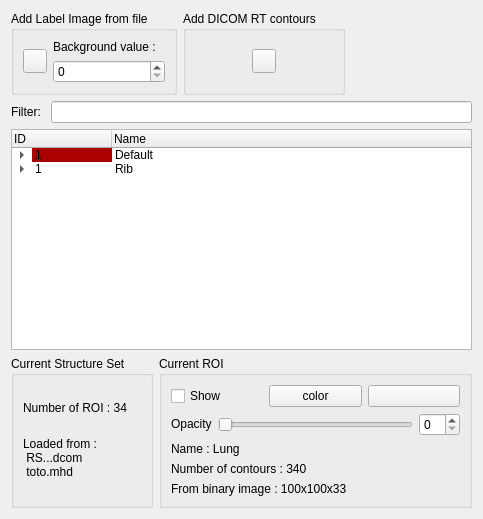
<?xml version="1.0" encoding="UTF-8"?>
<ui version="4.0">
 <class>vvToolStructureSetManager</class>
 <widget class="QWidget" name="vvToolStructureSetManager">
  <property name="geometry">
   <rect>
    <x>0</x>
    <y>0</y>
    <width>483</width>
    <height>519</height>
   </rect>
  </property>
  <property name="windowTitle">
   <string>Form</string>
  </property>
  <layout class="QVBoxLayout" name="verticalLayout_4">
   <item>
    <layout class="QHBoxLayout" name="horizontalLayout_4">
     <item>
      <widget class="QGroupBox" name="groupBox_3">
       <property name="title">
        <string>Add Label Image from file</string>
       </property>
       <layout class="QHBoxLayout" name="horizontalLayout_3">
        <item>
         <widget class="QPushButton" name="mOpenBinaryButton">
          <property name="sizePolicy">
           <sizepolicy hsizetype="Fixed" vsizetype="Fixed">
            <horstretch>0</horstretch>
            <verstretch>0</verstretch>
           </sizepolicy>
          </property>
          <property name="maximumSize">
           <size>
            <width>24</width>
            <height>24</height>
           </size>
          </property>
          <property name="toolTip">
           <string>Open label image</string>
          </property>
          <property name="text">
           <string/>
          </property>
          <property name="icon">
           <iconset resource="../vvIcons.qrc">
            <normaloff>:/common/icons/fileopen.png</normaloff>:/common/icons/fileopen.png</iconset>
          </property>
         </widget>
        </item>
        <item>
         <layout class="QVBoxLayout" name="verticalLayout_3">
          <item>
           <widget class="QLabel" name="dimensionStaticLabel">
            <property name="sizePolicy">
             <sizepolicy hsizetype="Fixed" vsizetype="Fixed">
              <horstretch>0</horstretch>
              <verstretch>0</verstretch>
             </sizepolicy>
            </property>
            <property name="text">
             <string>&lt;!DOCTYPE HTML PUBLIC &quot;-//W3C//DTD HTML 4.0//EN&quot; &quot;http://www.w3.org/TR/REC-html40/strict.dtd&quot;&gt;
&lt;html&gt;&lt;head&gt;&lt;meta name=&quot;qrichtext&quot; content=&quot;1&quot; /&gt;&lt;style type=&quot;text/css&quot;&gt;
p, li { white-space: pre-wrap; }
&lt;/style&gt;&lt;/head&gt;&lt;body style=&quot; font-family:'Sans Serif'; font-size:10pt; font-weight:400; font-style:normal;&quot;&gt;
&lt;p style=&quot; margin-top:0px; margin-bottom:0px; margin-left:0px; margin-right:0px; -qt-block-indent:0; text-indent:0px;&quot;&gt;&lt;span style=&quot; font-size:9pt;&quot;&gt;Background value :&lt;/span&gt;&lt;/p&gt;&lt;/body&gt;&lt;/html&gt;</string>
            </property>
           </widget>
          </item>
          <item>
           <widget class="QSpinBox" name="mBackgroundValueSpinBox"/>
          </item>
         </layout>
        </item>
       </layout>
      </widget>
     </item>
     <item>
      <widget class="QGroupBox" name="groupBox_4">
       <property name="title">
        <string>Add DICOM RT contours</string>
       </property>
       <layout class="QGridLayout" name="gridLayout">
        <item row="0" column="0">
         <widget class="QPushButton" name="mOpenBinaryButton_3">
          <property name="sizePolicy">
           <sizepolicy hsizetype="Fixed" vsizetype="Fixed">
            <horstretch>0</horstretch>
            <verstretch>0</verstretch>
           </sizepolicy>
          </property>
          <property name="maximumSize">
           <size>
            <width>24</width>
            <height>24</height>
           </size>
          </property>
          <property name="toolTip">
           <string>Open DICOM  RT Struct</string>
          </property>
          <property name="text">
           <string/>
          </property>
          <property name="icon">
           <iconset resource="../vvIcons.qrc">
            <normaloff>:/common/icons/fileopen.png</normaloff>:/common/icons/fileopen.png</iconset>
          </property>
         </widget>
        </item>
       </layout>
      </widget>
     </item>
     <item>
      <spacer name="horizontalSpacer">
       <property name="orientation">
        <enum>Qt::Horizontal</enum>
       </property>
       <property name="sizeHint" stdset="0">
        <size>
         <width>40</width>
         <height>20</height>
        </size>
       </property>
      </spacer>
     </item>
    </layout>
   </item>
   <item>
    <layout class="QHBoxLayout" name="horizontalLayout">
     <item>
      <widget class="QLabel" name="vectorFieldNameLabel">
       <property name="sizePolicy">
        <sizepolicy hsizetype="Preferred" vsizetype="Fixed">
         <horstretch>0</horstretch>
         <verstretch>0</verstretch>
        </sizepolicy>
       </property>
       <property name="text">
        <string>Filter: </string>
       </property>
      </widget>
     </item>
     <item>
      <widget class="QLineEdit" name="lineEdit"/>
     </item>
    </layout>
   </item>
   <item>
    <widget class="QTreeWidget" name="mTree">
     <property name="alternatingRowColors">
      <bool>false</bool>
     </property>
     <property name="selectionMode">
      <enum>QAbstractItemView::SingleSelection</enum>
     </property>
     <property name="selectionBehavior">
      <enum>QAbstractItemView::SelectRows</enum>
     </property>
     <property name="animated">
      <bool>true</bool>
     </property>
     <property name="wordWrap">
      <bool>true</bool>
     </property>
     <column>
      <property name="text">
       <string>ID</string>
      </property>
     </column>
     <column>
      <property name="text">
       <string>Name</string>
      </property>
     </column>
     <item>
      <property name="text">
       <string>1</string>
      </property>
      <property name="background">
       <brush brushstyle="SolidPattern">
        <color alpha="255">
         <red>170</red>
         <green>0</green>
         <blue>0</blue>
        </color>
       </brush>
      </property>
      <property name="text">
       <string>Default</string>
      </property>
      <property name="flags">
       <set>ItemIsSelectable|ItemIsUserCheckable|ItemIsEnabled|ItemIsTristate</set>
      </property>
      <item>
       <property name="text">
        <string>1</string>
       </property>
       <property name="text">
        <string>mask1</string>
       </property>
      </item>
      <item>
       <property name="text">
        <string>2</string>
       </property>
       <property name="text">
        <string/>
       </property>
      </item>
     </item>
     <item>
      <property name="text">
       <string>1</string>
      </property>
      <property name="text">
       <string>Rib</string>
      </property>
      <item>
       <property name="text">
        <string>1</string>
       </property>
       <property name="text">
        <string/>
       </property>
      </item>
      <item>
       <property name="text">
        <string>2</string>
       </property>
       <property name="text">
        <string/>
       </property>
      </item>
     </item>
    </widget>
   </item>
   <item>
    <layout class="QHBoxLayout" name="horizontalLayout_2">
     <item>
      <widget class="QGroupBox" name="groupBox_2">
       <property name="title">
        <string>Current Structure Set</string>
       </property>
       <layout class="QVBoxLayout" name="verticalLayout_2">
        <item>
         <widget class="QLabel" name="vectorFieldNameLabel_2">
          <property name="sizePolicy">
           <sizepolicy hsizetype="Preferred" vsizetype="Fixed">
            <horstretch>0</horstretch>
            <verstretch>0</verstretch>
           </sizepolicy>
          </property>
          <property name="text">
           <string>Number of ROI : 34</string>
          </property>
         </widget>
        </item>
        <item>
         <widget class="QLabel" name="vectorFieldNameLabel_4">
          <property name="sizePolicy">
           <sizepolicy hsizetype="Preferred" vsizetype="Fixed">
            <horstretch>0</horstretch>
            <verstretch>0</verstretch>
           </sizepolicy>
          </property>
          <property name="text">
           <string>Loaded from : 
 RS...dcom 
 toto.mhd</string>
          </property>
         </widget>
        </item>
       </layout>
      </widget>
     </item>
     <item>
      <widget class="QGroupBox" name="groupBox">
       <property name="title">
        <string>Current ROI</string>
       </property>
       <layout class="QVBoxLayout" name="verticalLayout">
        <item>
         <layout class="QHBoxLayout" name="horizontalLayout_6">
          <item>
           <widget class="QCheckBox" name="mCheckBoxShow">
            <property name="text">
             <string>Show</string>
            </property>
            <property name="checked">
             <bool>false</bool>
            </property>
           </widget>
          </item>
          <item>
           <widget class="QPushButton" name="mChangeColorButton">
            <property name="toolTip">
             <string/>
            </property>
            <property name="autoFillBackground">
             <bool>false</bool>
            </property>
            <property name="text">
             <string>color</string>
            </property>
           </widget>
          </item>
          <item>
           <widget class="QPushButton" name="mChangeColorButton_2">
            <property name="toolTip">
             <string/>
            </property>
            <property name="text">
             <string/>
            </property>
            <property name="icon">
             <iconset resource="../vvIcons.qrc">
              <normaloff>:/common/icons/rotateright.png</normaloff>:/common/icons/rotateright.png</iconset>
            </property>
           </widget>
          </item>
         </layout>
        </item>
        <item>
         <layout class="QHBoxLayout" name="horizontalLayout_5">
          <item>
           <widget class="QLabel" name="vectorFieldNameLabel_7">
            <property name="sizePolicy">
             <sizepolicy hsizetype="Preferred" vsizetype="Fixed">
              <horstretch>0</horstretch>
              <verstretch>0</verstretch>
             </sizepolicy>
            </property>
            <property name="text">
             <string>Opacity</string>
            </property>
           </widget>
          </item>
          <item>
           <widget class="QSlider" name="mOpacitySlider">
            <property name="orientation">
             <enum>Qt::Horizontal</enum>
            </property>
           </widget>
          </item>
          <item>
           <widget class="QSpinBox" name="spinBox"/>
          </item>
         </layout>
        </item>
        <item>
         <widget class="QLabel" name="mROInameLabel">
          <property name="sizePolicy">
           <sizepolicy hsizetype="Preferred" vsizetype="Fixed">
            <horstretch>0</horstretch>
            <verstretch>0</verstretch>
           </sizepolicy>
          </property>
          <property name="text">
           <string>Name : Lung</string>
          </property>
         </widget>
        </item>
        <item>
         <widget class="QLabel" name="vectorFieldNameLabel_3">
          <property name="sizePolicy">
           <sizepolicy hsizetype="Preferred" vsizetype="Fixed">
            <horstretch>0</horstretch>
            <verstretch>0</verstretch>
           </sizepolicy>
          </property>
          <property name="text">
           <string>Number of contours : 340</string>
          </property>
         </widget>
        </item>
        <item>
         <widget class="QLabel" name="vectorFieldNameLabel_6">
          <property name="sizePolicy">
           <sizepolicy hsizetype="Preferred" vsizetype="Fixed">
            <horstretch>0</horstretch>
            <verstretch>0</verstretch>
           </sizepolicy>
          </property>
          <property name="text">
           <string>From binary image : 100x100x33</string>
          </property>
         </widget>
        </item>
       </layout>
      </widget>
     </item>
    </layout>
   </item>
  </layout>
 </widget>
 <resources>
  <include location="../vvIcons.qrc"/>
 </resources>
 <connections>
  <connection>
   <sender>mOpacitySlider</sender>
   <signal>valueChanged(int)</signal>
   <receiver>spinBox</receiver>
   <slot>setValue(int)</slot>
   <hints>
    <hint type="sourcelabel">
     <x>344</x>
     <y>416</y>
    </hint>
    <hint type="destinationlabel">
     <x>426</x>
     <y>416</y>
    </hint>
   </hints>
  </connection>
  <connection>
   <sender>spinBox</sender>
   <signal>valueChanged(int)</signal>
   <receiver>mOpacitySlider</receiver>
   <slot>setValue(int)</slot>
   <hints>
    <hint type="sourcelabel">
     <x>432</x>
     <y>421</y>
    </hint>
    <hint type="destinationlabel">
     <x>351</x>
     <y>421</y>
    </hint>
   </hints>
  </connection>
 </connections>
</ui>
